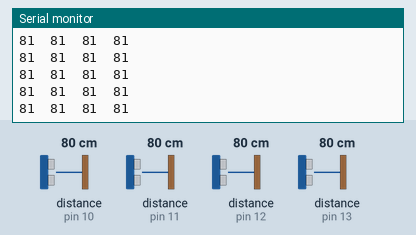
The sketch below on a simulated Arduino Uno, built with avr-gcc and run on an emulated ATmega328P. Shown: the last lines printed to the serial monitor. The inputs (shaded band) are chosen by the test bench; at power-on: distance to the obstacle (sensors on pin 10, pin 11, pin 12, pin 13) 80 cm. The echo pulse lasts 58.3 µs per cm.

Above: at 1.2 s.
1.3 s: distance to the obstacle (sensor on pin 10) set to 2 cm
At 1.45 s:
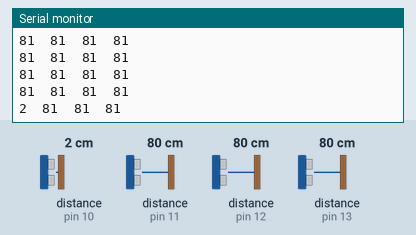
2.8 s: distance to the obstacle (sensor on pin 11) set to 2 cm
At 2.84 s:
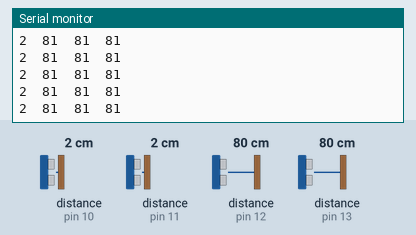
4.3 s: distance to the obstacle (sensor on pin 12) set to 2 cm
At 4.37 s:
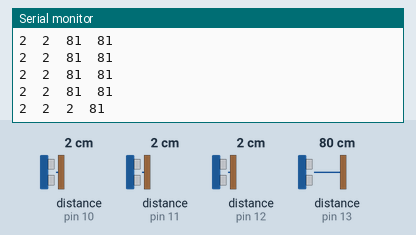
5.8 s: distance to the obstacle (sensor on pin 13) set to 2 cm
At 5.86 s:
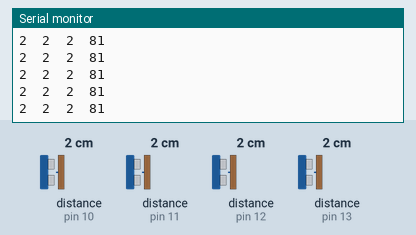
7.3 s: distance to the obstacle (sensor on pin 10) set to 4 cm
At 7.32 s:
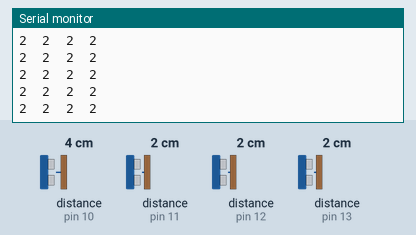
8.8 s: distance to the obstacle (sensor on pin 11) set to 4 cm
At 8.85 s:
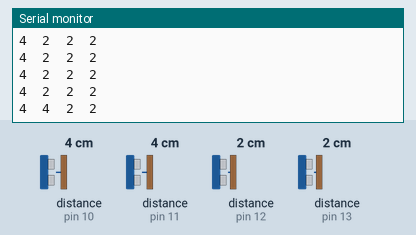
Timing chart, 0 to 11.3 s (numbered marks = the images above; inputs shaded):
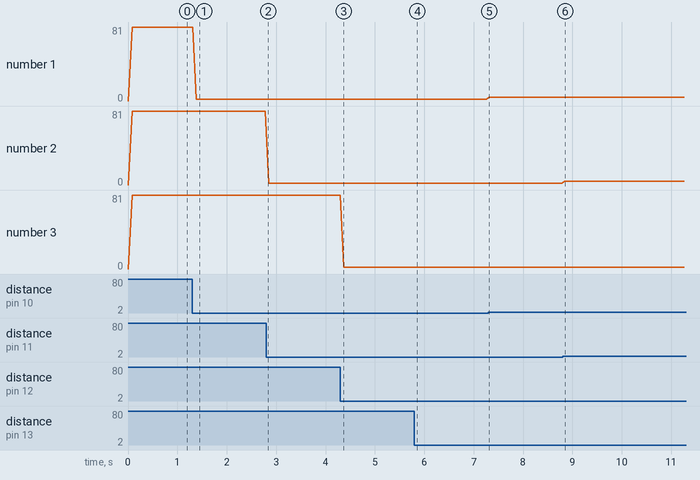

The sketch:

sketch_jan23b.ino
```cpp
#include <FlexiTimer2.h>
#include <NewPing.h>

#define SONAR_NUM 4      // Number of sensors.
#define MAX_DISTANCE 200 // Maximum distance (in cm) to ping.

long now[SONAR_NUM];
long lastMeasure[SONAR_NUM] = {0,0,0};
int sensor[SONAR_NUM];

NewPing sonar[SONAR_NUM] = {   // Sensor object array.
  NewPing(10, 10, MAX_DISTANCE), // Each sensor's trigger pin, echo pin, and max distance to ping.
  NewPing(11, 11, MAX_DISTANCE),
  NewPing(12, 12, MAX_DISTANCE),
  NewPing(13, 13, MAX_DISTANCE)
};

//int callUs(int pin)
//{
//  return sonar[pin].ping_cm();
//}

void tasks()
{
  for (int i = 0; i < SONAR_NUM; i++){
    now[i] = millis();
    if (now[i] - lastMeasure[i] > 35+(2*i)) {
      lastMeasure[i] = now[i];
      sensor[i] = sonar[i].ping_cm();
    }
  }
}

void setup()
{
  Serial.begin(115200);
}

void loop()
{

  tasks();
  Serial.print(sensor[0]);
  Serial.print("\t");
  Serial.print(sensor[1]);
  Serial.print("\t");
  Serial.print(sensor[2]);
  Serial.print("\t");
  Serial.println(sensor[3]);
  delay(60);
}
```

Measured:
- after the input at 1.3 s, the serial monitor: prints a new line after 0.09 s (image 1)
- after the input at 4.3 s, the serial monitor: prints a new line after 0.07 s (image 3)
- after the input at 8.8 s, the serial monitor: prints a new line after 0.05 s (image 6)
- plotted number 1: 81 → 2 after the input at 1.3 s, 2 → 4 after the input at 7.3 s
